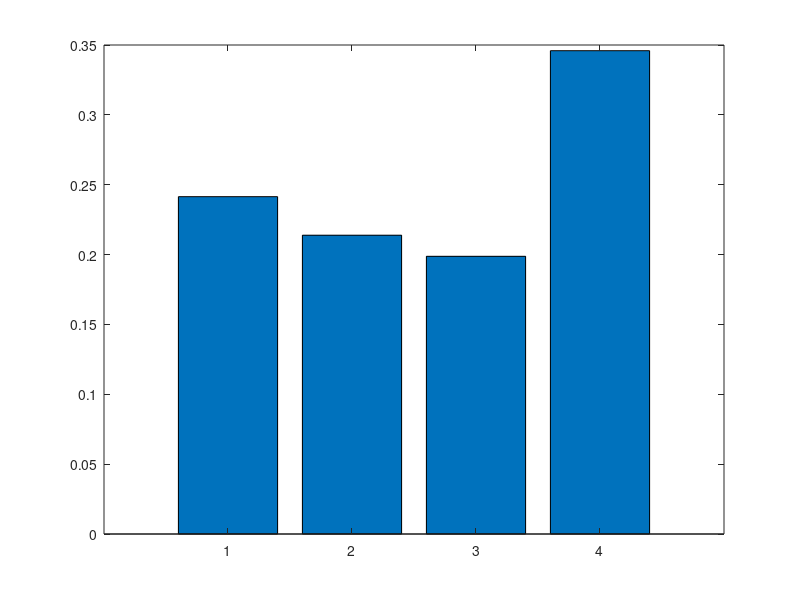

The MATLAB source for this figure:
% Σύστημα εξυπηρέτησης με δύο ανόμοιους εξυπηρετητές
clc;
clear all;
close all;


lambda = 1;
m1 = 0.8;
m2 = 0.4;

threshold_1a = lambda/(lambda+m1);
threshold_1b = lambda/(lambda+m2);
threshold_2_first = lambda/(lambda+m1+m2);
threshold_2_second = (lambda+m1)/(lambda+m1+m2);

current_state = 0;
arrivals = zeros(1,4);
total_arrivals = 0;
maximum_state_capacity = 2;
previous_mean_clients = 0;
delay_counter = 0;
time = 0;

while 1 > 0
  time = time + 1;

  if mod(time,1000) == 0
    for i=1:1:4
      P(i) = arrivals(i)/total_arrivals;
    endfor

    delay_counter = delay_counter + 1;

    mean_clients = 0*P(1) + 1*P(2) + 1*P(3) + 2*P(4);

    delay_table(delay_counter) = mean_clients;

    if abs(mean_clients - previous_mean_clients) < 0.00001
       break;
    endif
    previous_mean_clients = mean_clients;
  endif

  random_number = rand(1);

  if current_state == 0
      current_state = 1;
      arrivals(1) = arrivals(1) + 1;
      total_arrivals = total_arrivals + 1;
  elseif current_state == 1
    if random_number < threshold_1a
      current_state = 3;
      arrivals(2) = arrivals(2) + 1;
      total_arrivals = total_arrivals + 1;
    else
      current_state = 0;
  endif
  elseif current_state == 2
    if random_number < threshold_1b
      current_state = 3;
      arrivals(3) = arrivals(3) + 1;
      total_arrivals = total_arrivals + 1;
    else
      current_state = 0;
    endif
  else
      if random_number < threshold_2_first
        arrivals(4) = arrivals(4) + 1;
        total_arrivals = total_arrivals + 1;
      elseif random_number < threshold_2_second
        current_state = 2;
      else
        current_state = 1;
      endif
   endif

endwhile

display(P(1));
display(P(2));
display(P(3));
display(P(4));

figure(1);
bar(P);

